Frame 1 (no input): blank canvas, image omitted
Frame 60 (no input): blank canvas, image omitted
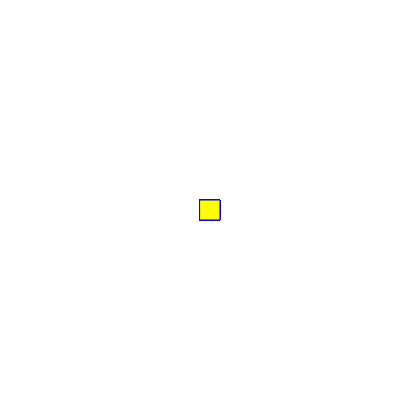
Frame 120 (the mouse pressed at the canvas centre since frame 60)

The p5.js sketch whose frames 1 and 60 were blank and that drew this single picture after the mouse press (run headless with seeded random() and noise() and a simulated clock; from frame 60 on, the mouse is pressed at the canvas centre):

// p5.js sketch
// ── sketch.js
function setup() {
    createCanvas(400, 400);
    background("white")
  }
  
  function draw() {
    stroke("blue");
    fill("yellow");
    
    
    if (mouseIsPressed) {
      rect(mouseX, mouseY, 20, 20);
    }
  }
  
